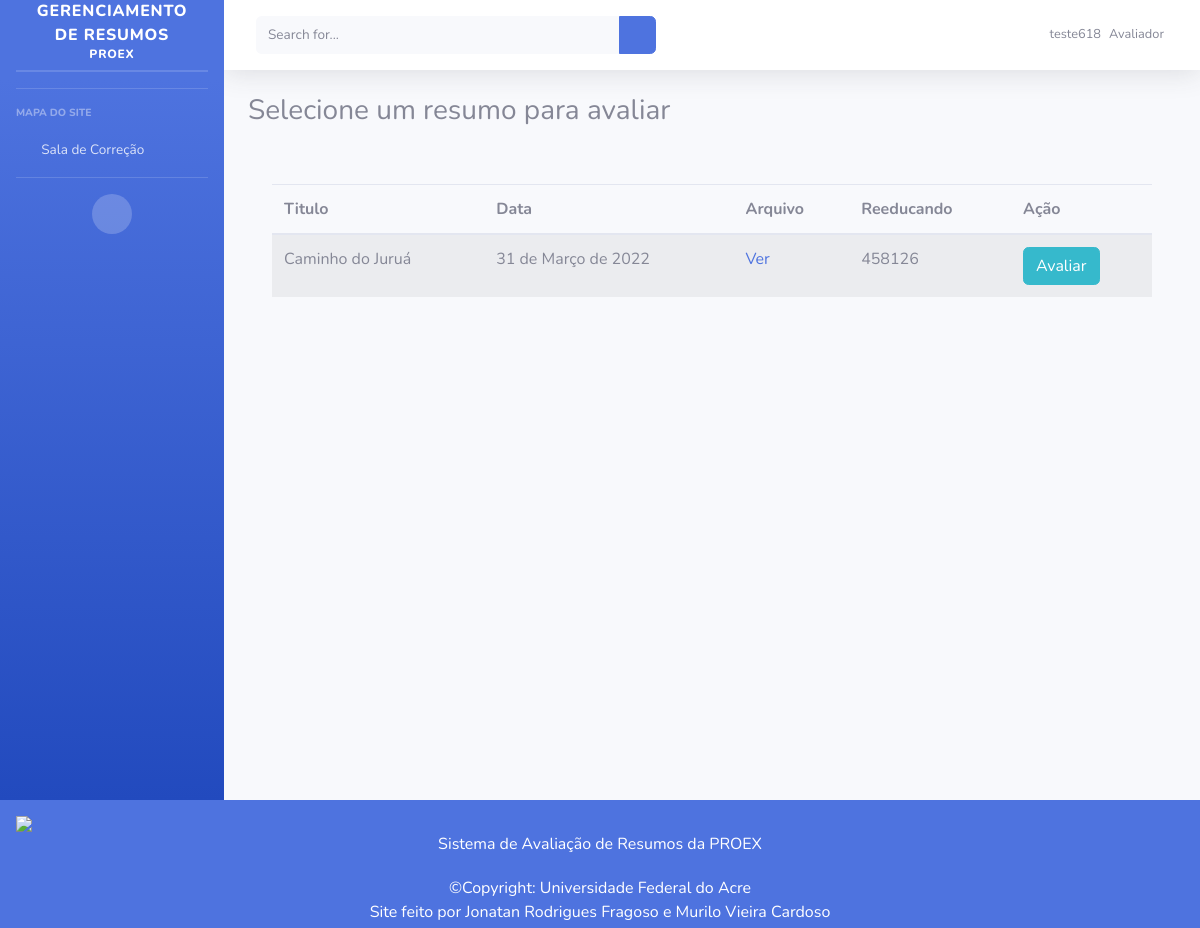
/sala-correcao/ (signed in), run on the app's committed database.
### usuarios/models.py (models this page shows, shortened)
class User(AbstractUser):
    NIVEL = (
        (4, 'Avaliador'),
        (3, 'Diretor'),
        (2, 'Estagiário'),
        (1, 'Administrador'),
    )
    nivel = models.IntegerField(
        choices=NIVEL,
        blank=True, default=1)

class Resumo(models.Model):
    data = models.DateField(default=datetime.now)
    titulo = models.CharField('Título do resumo', max_length=200, default='titulo')
    arquivo = models.FileField(upload_to='media')
    reeducando = models.ForeignKey(Reeducando, on_delete=models.CASCADE)
    avaliador = models.ForeignKey(User, on_delete=models.CASCADE, null=True)

class Reeducando(models.Model):
    nome = models.CharField('Nome do reeducando', max_length=200)
    rgc = models.CharField('Nº do RGC', max_length=200)
    def __str__(self):
        return self.rgc

### usuarios/views.py (the view)
# urls.py: path('sala-correcao/', SalaCorrecao.as_view(), name='sala_correcao'),
class SalaCorrecao(LoginRequiredMixin, ListView):
    login_url = '/login/'
    redirect_field_name = 'redirect_to'
    model = Resumo
    template_name = 'sala_correcao.html'

### templates/sala_correcao.html (shortened to what this page needs)
{% extends 'base.html' %}
{% load static %}
{% load crispy_forms_tags %}
    {% block usuarios %}
        <hr class="sidebar-divider">
        <div class="sidebar-heading">
            Mapa do site
        </div>
        <li class="nav-item">
            <a class="nav-link" href="#" data-toggle="collapse" data-target="#collapseCorrecao" aria-expanded="true"
                aria-controls="collapsePages">
                <i class="fas fa-fw fa-folder"></i>
                <span>Sala de Correção</span>
            </a>
        </li>
    {% endblock %}
    {% block conteudo %}
        {% if request.user.nivel == 4 %}
            <h3>Selecione um resumo para avaliar</h3>
            <br>
            <br>
            <div class="container">
            <table class="table table-striped ">
                <thead >
                    <tr>
                        <th>Titulo</th>
                        <th>Data</th>
                        <th>Arquivo</th>
                        <th>Reeducando</th>
                        <th>Ação</th>
                    </tr>
                </thead>
                <tbody>
                    {% for resumo in object_list %}
                    <tr>
                        <td scope="row">{{ resumo.titulo }}</td>
                        <td>{{ resumo.data }}</td>
                        <td><a href="{{ MEDIA_URL }}{{ resumo.arquivo.url }}" target="_blank">Ver</a></td>
                        <td>{{ resumo.reeducando }}</td>
                        <td><a href="{% url 'corretor' resumo.pk %}" class="btn btn-info">Avaliar</a></td>
                    </tr>
                    {% empty %}
                        Nada foi registrado
                    {% endfor %}
                </tbody>
            </table>
            </div>
        {% endif %}
    {% endblock %}

### templates/base.html (shortened to what this page needs)
{% load static %}
<!DOCTYPE html>
<html lang="en">
<head>
    <link href={% static "fontawesome-free/css/all.min.css" %} rel="stylesheet" type="text/css">
    <link href={% static "css/sb-admin-2.min.css" %} rel="stylesheet">
</head>
<body id="page-top">
    <div id="wrapper">
        {% block auxiliar %}
        <ul class="navbar-nav bg-gradient-primary sidebar sidebar-dark accordion" id="accordionSidebar">
            <a class="sidebar-brand d-flex align-items-center justify-content-center" href="/">
                <div class="sidebar-brand-text mx-3">Gerenciamento de Resumos <sup>PROEX</sup></div>
            </a>
            <hr class="sidebar-divider my-0">
            <hr class="sidebar-divider">
            {% block usuarios %}
            {% endblock %}
            <hr class="sidebar-divider d-none d-md-block">
            <div class="text-center d-none d-md-inline">
                <button class="rounded-circle border-0" id="sidebarToggle"></button>
            </div>
        </ul>
        {% endblock %}
        <div id="content-wrapper" class="d-flex flex-column">
            <div id="content">
                <nav class="navbar navbar-expand navbar-light bg-white topbar mb-4 static-top shadow">
                    <form
                        class="d-none d-sm-inline-block form-inline mr-auto ml-md-3 my-2 my-md-0 mw-100 navbar-search">
                        <div class="input-group">
                            <input type="text" class="form-control bg-light border-0 small" placeholder="Search for..."
                                aria-label="Search" aria-describedby="basic-addon2">
                            <div class="input-group-append">
                                <button class="btn btn-primary" type="button">
                                    <i class="fas fa-search fa-sm"></i>
                                </button>
                            </div>
                        </div>
                    </form>
                    <ul class="navbar-nav ml-auto">
                        <li class="nav-item dropdown no-arrow">
                            <a class="nav-link dropdown-toggle" href="#" id="userDropdown" role="button"
                                data-toggle="dropdown" aria-haspopup="true" aria-expanded="false">
                                <span class="mr-2 d-none d-lg-inline text-gray-600 small">{{request.user.username}}</span>
                                {% if request.user.nivel == 1 %}
                                <span class="mr-2 d-none d-lg-inline text-gray-600 small"> Administrador</span>
                                    {% elif request.user.nivel == 4 %}
                                    <span class="mr-2 d-none d-lg-inline text-gray-600 small"> Avaliador</span>
                                    {% elif request.user.nivel == 3 %}
                                    <span class="mr-2 d-none d-lg-inline text-gray-600 small"> Diretor</span>
                                    {% else %}
                                    <span class="mr-2 d-none d-lg-inline text-gray-600 small"> Estagiário</span>
                                {% endif %}
                            </a>
                        </li>
                    </ul>
                </nav>
                <div class="container-fluid">
                    {% block conteudo %}{% endblock %}
                </div>
            </div>
        </div>
    </div>
</body>
<footer class="text-bottom text-white">
    <section class="">
        <div class="text-center p-3" style="background-color: #4e73df;">
            <img class="mx-auto d-block" src="{% static 'img/apoio.png' %}">
            <span class="me-1">Sistema de Avaliação de Resumos da PROEX</span>
        </div>
        <div class="text-center p-1" style="background-color: #4e73df;">
            ©Copyright: Universidade Federal do Acre
            <br>
            Site feito por
            <a href="https://github.com/JonatanFragoso" style="color:White">Jonatan Rodrigues Fragoso</a> e
            <a href="https://github.com/Murilovc" style="color:White">Murilo Vieira Cardoso</a>
        </div>
    </section>
</footer>
</html>

### data on the page
User: user.username "teste618"
Resumo: titulo "Caminho do Juruá", data "31 de Março de 2022", reeducando "458126"
